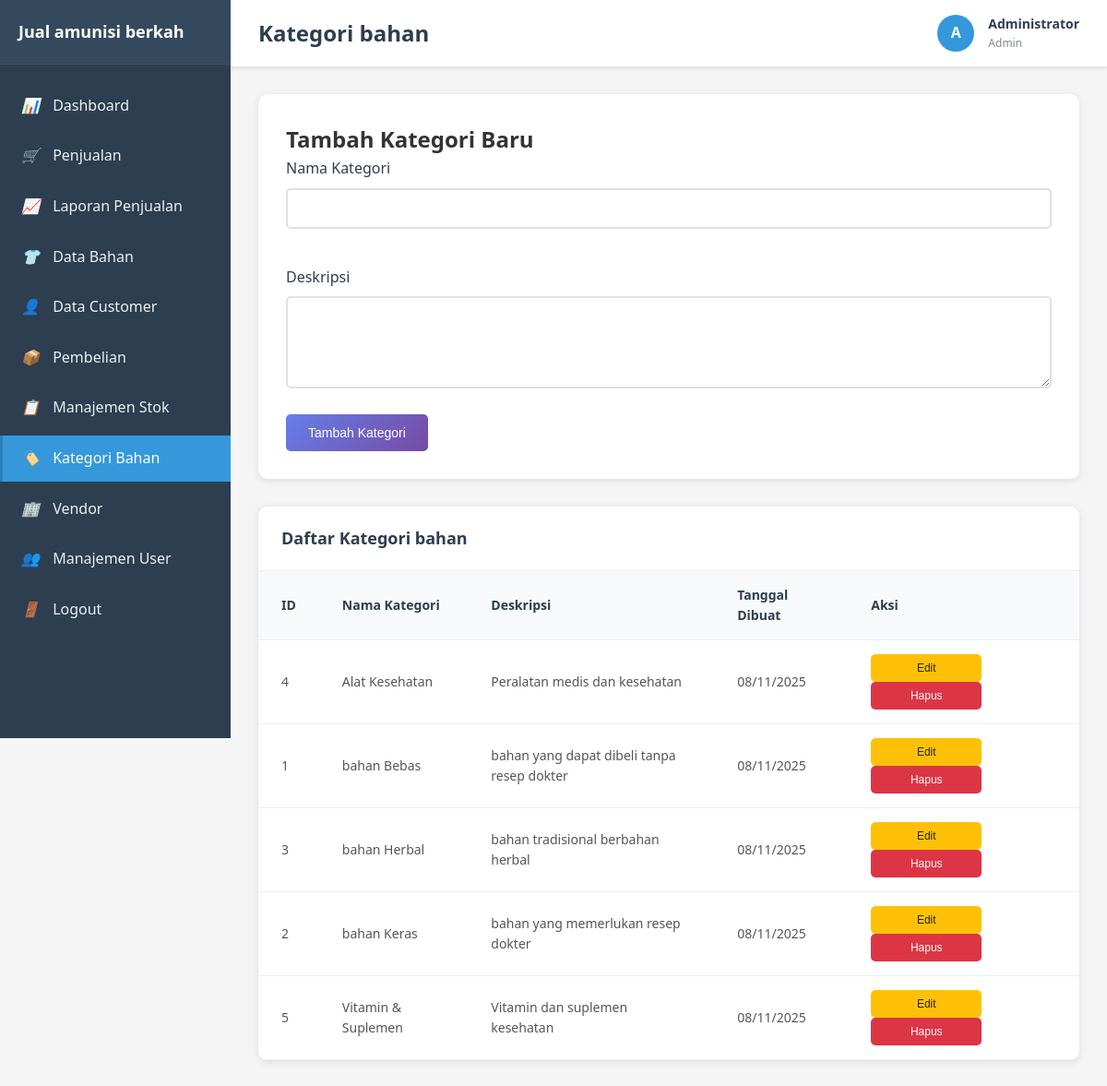
The page /kategori.php (signed in) on the database its author committed.
### tables this page shows
CREATE TABLE kategori_bahan (
    id INT AUTO_INCREMENT PRIMARY KEY,
    nama_kategori VARCHAR(100) NOT NULL,
    deskripsi TEXT,
    created_at TIMESTAMP DEFAULT CURRENT_TIMESTAMP
);

### models/KategoriBahan.php (called while the page is built, shortened)
<?php
class KategoriBahan {
    private $conn;
    private $table_name = "kategori_bahan";
    public function __construct($db) {
        $this->conn = $db;
    }
    public function readAll() {
        $query = "SELECT * FROM " . $this->table_name . " ORDER BY nama_kategori";
        $stmt = $this->conn->prepare($query);
        $stmt->execute();
        return $stmt;
    }
}
?>

### kategori.php (the view, shortened to what this page needs)
<?php
require_once 'models/KategoriBahan.php';
$database = new Database();
$db = $database->getConnection();
$kategori = new KategoriBahan($db);
$stmt = $kategori->readAll();
?>
<!DOCTYPE html>
<html lang="id">
<head>
    <link rel="stylesheet" href="assets/css/style.css">
</head>
<body>
    <div class="main-container">
        <nav class="sidebar">
            <div class="sidebar-header">
                <h2><?php echo APP_NAME; ?></h2>
            </div>
            <ul class="sidebar-nav">
                <li class="nav-item">
                    <a href="dashboard.php" class="nav-link">
                        <i>📊</i> Dashboard
                    </a>
                </li>
                <li class="nav-item">
                    <a href="penjualan.php" class="nav-link">
                        <i>🛒</i> Penjualan
                    </a>
                </li>
                <li class="nav-item">
                    <a href="laporan_penjualan.php" class="nav-link">
                        <i>📈</i> Laporan Penjualan
                    </a>
                </li>
                <li class="nav-item">
                    <a href="bahan.php" class="nav-link">
                        <i>👕</i> Data Bahan
                    </a>
                </li>
                <li class="nav-item">
                    <a href="customer.php" class="nav-link">
                        <i>👤</i> Data Customer
                    </a>
                </li>
                <li class="nav-item">
                    <a href="pembelian.php" class="nav-link">
                        <i>📦</i> Pembelian
                    </a>
                </li>
                <li class="nav-item">
                    <a href="stok.php" class="nav-link">
                        <i>📋</i> Manajemen Stok
                    </a>
                </li>
                <li class="nav-item">
                    <a href="kategori.php" class="nav-link active">
                        <i>🏷️</i> Kategori Bahan
                    </a>
                </li>
                <li class="nav-item">
                    <a href="vendor.php" class="nav-link">
                        <i>🏢</i> Vendor
                    </a>
                </li>
                <li class="nav-item">
                    <a href="users.php" class="nav-link">
                        <i>👥</i> Manajemen User
                    </a>
                </li>
                <li class="nav-item">
                    <a href="logout.php" class="nav-link">
                        <i>🚪</i> Logout
                    </a>
                </li>
            </ul>
        </nav>
        <main class="main-content">
            <header class="top-nav">
                <h1>Kategori bahan</h1>
                <div class="user-info">
                    <div class="user-avatar">
                        <?php echo strtoupper(substr($_SESSION['nama_lengkap'], 0, 1)); ?>
                    </div>
                    <div class="user-details">
                        <div class="user-name"><?php echo $_SESSION['nama_lengkap']; ?></div>
                        <div class="user-role"><?php echo ucfirst($_SESSION['user_role']); ?></div>
                    </div>
                </div>
            </header>
            <div class="content">
                <div class="form-container">
                    <h2>Tambah Kategori Baru</h2>
                    <form method="POST">
                        <div class="form-row">
                            <div class="form-group">
                                <label for="nama_kategori">Nama Kategori</label>
                                <input type="text" id="nama_kategori" name="nama_kategori" required>
                            </div>
                        </div>
                        <div class="form-group">
                            <label for="deskripsi">Deskripsi</label>
                            <textarea id="deskripsi" name="deskripsi" rows="3"></textarea>
                        </div>
                        <button type="submit" class="btn btn-primary">Tambah Kategori</button>
                    </form>
                </div>
                <div class="table-container">
                    <div class="table-header">
                        <h3 class="table-title">Daftar Kategori bahan</h3>
                    </div>
                    <table class="table">
                        <thead>
                            <tr>
                                <th>ID</th>
                                <th>Nama Kategori</th>
                                <th>Deskripsi</th>
                                <th>Tanggal Dibuat</th>
                                <th>Aksi</th>
                            </tr>
                        </thead>
                        <tbody>
                            <?php while ($row = $stmt->fetch(PDO::FETCH_ASSOC)): ?>
                            <tr>
                                <td><?php echo $row['id']; ?></td>
                                <td><?php echo $row['nama_kategori']; ?></td>
                                <td><?php echo $row['deskripsi'] ?: '-'; ?></td>
                                <td><?php echo date('d/m/Y', strtotime($row['created_at'])); ?></td>
                                <td>
                                    <button onclick="editKategori(<?php echo htmlspecialchars(json_encode($row)); ?>)"
                                            class="btn btn-warning btn-sm">Edit</button>
                                    <button onclick="deleteKategori(<?php echo $row['id']; ?>)"
                                            class="btn btn-danger btn-sm">Hapus</button>
                                </td>
                            </tr>
                            <?php endwhile; ?>
                        </tbody>
                    </table>
                </div>
            </div>
        </main>
    </div>
</body>
</html>

### assets/css/style.css (style rules this page uses)
* { margin: 0; padding: 0; box-sizing: border-box; }
body { font-family: 'Segoe UI', Tahoma, Geneva, Verdana, sans-serif; line-height: 1.6; color: #333; background-color: #f5f5f5; }
.btn { display: inline-block; padding: 12px 24px; border: none; border-radius: 5px; text-decoration: none; text-align: center; cursor: pointer; font-size: 14px; font-weight: 500; transition: all 0.3s ease; min-width: 120px; }
.btn-primary { background: linear-gradient(135deg, #667eea 0%, #764ba2 100%); color: white; }
.btn-danger { background: #dc3545; color: white; }
.btn-warning { background: #ffc107; color: #212529; }
.btn-sm { padding: 8px 16px; font-size: 12px; }
.main-container { display: flex; min-height: 100vh; }
.sidebar { width: 250px; background: #2c3e50; color: white; padding: 0; position: fixed; height: 100vh; overflow-y: auto; transition: transform 0.3s ease; z-index: 1000; }
.sidebar-header { padding: 20px; background: #34495e; border-bottom: 1px solid #3d566e; }
.sidebar-header h2 { font-size: 18px; font-weight: 600; }
.sidebar-nav { padding: 20px 0; }
.nav-item { margin-bottom: 5px; }
.nav-link { display: block; padding: 12px 20px; color: #ecf0f1; text-decoration: none; transition: all 0.3s ease; border-left: 3px solid transparent; }
.nav-link.active { background: #3498db; border-left-color: #2980b9; color: white; }
.nav-link i { margin-right: 10px; width: 20px; text-align: center; }
.main-content { flex: 1; margin-left: 250px; padding: 0; }
.top-nav { background: white; padding: 15px 30px; box-shadow: 0 2px 4px rgba(0,0,0,0.1); display: flex; justify-content: space-between; align-items: center; position: sticky; top: 0; z-index: 999; }
.top-nav h1 { font-size: 24px; color: #2c3e50; margin: 0; }
.user-info { display: flex; align-items: center; gap: 15px; }
.user-avatar { width: 40px; height: 40px; background: #3498db; border-radius: 50%; display: flex; align-items: center; justify-content: center; color: white; font-weight: bold; }
.user-details { display: flex; flex-direction: column; }
.user-name { font-weight: 600; color: #2c3e50; font-size: 14px; }
.user-role { font-size: 12px; color: #7f8c8d; text-transform: capitalize; }
.content { padding: 30px; }
.table-container { background: white; border-radius: 10px; box-shadow: 0 2px 10px rgba(0,0,0,0.1); overflow: hidden; }
.table-header { padding: 20px 25px; border-bottom: 1px solid #ecf0f1; display: flex; justify-content: space-between; align-items: center; }
.table-title { font-size: 18px; font-weight: 600; color: #2c3e50; }
.table { width: 100%; border-collapse: collapse; }
.table th, .table td { padding: 15px 25px; text-align: left; border-bottom: 1px solid #ecf0f1; }
.table th { background: #f8f9fa; font-weight: 600; color: #2c3e50; font-size: 14px; }
.table td { font-size: 14px; color: #555; }
.form-container { background: white; border-radius: 10px; box-shadow: 0 2px 10px rgba(0,0,0,0.1); padding: 30px; margin-bottom: 30px; }
.form-row { display: grid; grid-template-columns: repeat(auto-fit, minmax(250px, 1fr)); gap: 20px; margin-bottom: 20px; }
.form-group { margin-bottom: 20px; }
.form-group label { display: block; margin-bottom: 8px; font-weight: 500; color: #2c3e50; }
.form-group input, .form-group select, .form-group textarea { width: 100%; padding: 12px 15px; border: 2px solid #e1e1e1; border-radius: 5px; font-size: 14px; transition: border-color 0.3s ease; }
.form-group textarea { resize: vertical; min-height: 100px; }

### rows shown on the page
kategori_bahan: id "4", nama_kategori "Alat Kesehatan", deskripsi "Peralatan medis dan kesehatan", created_at "08/11/2025"
kategori_bahan: id "1", nama_kategori "bahan Bebas", deskripsi "bahan yang dapat dibeli tanpa resep dokter", created_at "08/11/2025"
kategori_bahan: id "3", nama_kategori "bahan Herbal", deskripsi "bahan tradisional berbahan herbal", created_at "08/11/2025"
kategori_bahan: id "2", nama_kategori "bahan Keras", deskripsi "bahan yang memerlukan resep dokter", created_at "08/11/2025"
kategori_bahan: id "5", nama_kategori "Vitamin & Suplemen", deskripsi "Vitamin dan suplemen kesehatan", created_at "08/11/2025"

### other values the page prints
APP_NAME "Jual amunisi berkah"
substr($_SESSION['nama_lengkap'], 0, 1) "A"
$_SESSION['nama_lengkap'] "Administrator"
$_SESSION['user_role'] "Admin"
